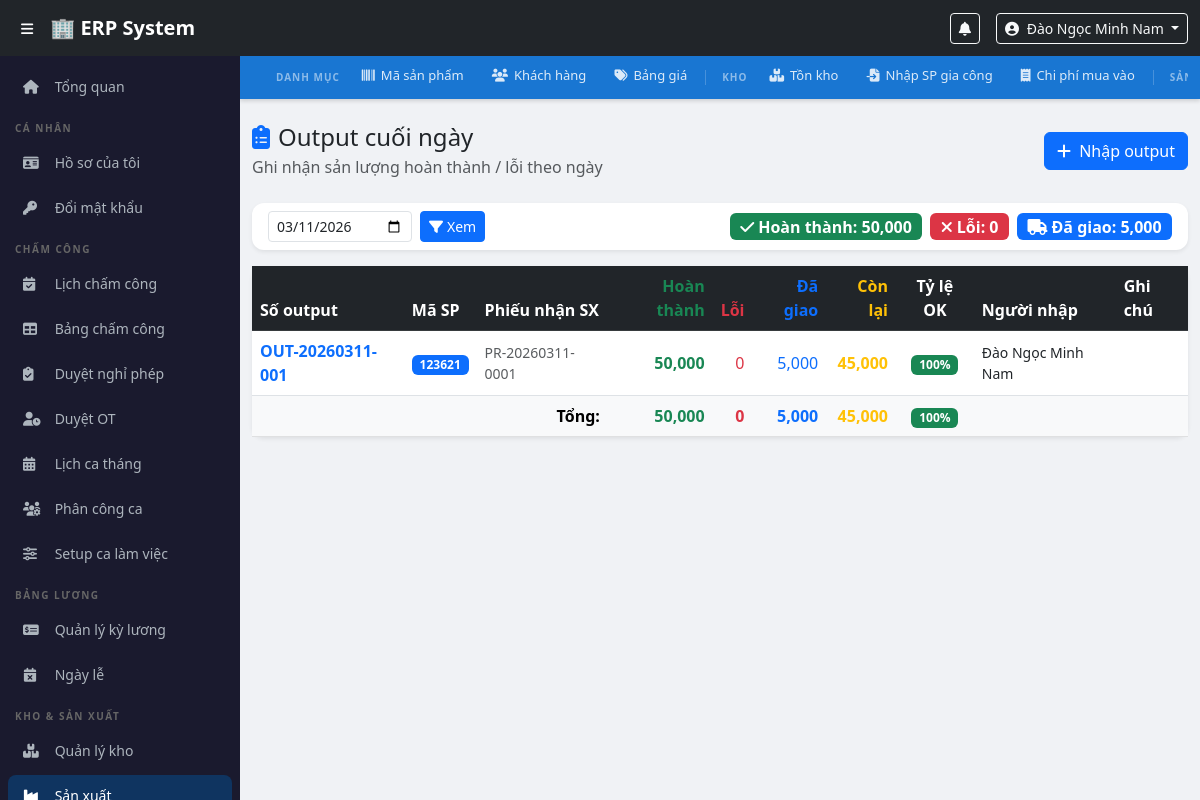
/modules/production/output2.php?date=2026-03-11 (signed in), run on the app's committed database.
### tables this page shows
CREATE TABLE `production_outputs` (
  `id` int(11) NOT NULL,
  `output_no` varchar(30) NOT NULL,
  `output_date` date NOT NULL,
  `production_receipt_id` int(11) NOT NULL,
  `product_code_id` int(11) NOT NULL,
  `description` varchar(500) DEFAULT NULL,
  `quantity_completed` decimal(15,2) NOT NULL DEFAULT 0.00,
  `quantity_defect` decimal(15,2) NOT NULL DEFAULT 0.00,
  `quantity_delivered` decimal(15,2) NOT NULL DEFAULT 0.00,
  `note` text DEFAULT NULL,
  `created_by` int(11) DEFAULT NULL,
  `created_at` timestamp NOT NULL DEFAULT current_timestamp(),
  `updated_at` timestamp NOT NULL DEFAULT current_timestamp() ON UPDATE current_timestamp()
);

CREATE TABLE `users` (
  `id` int(11) NOT NULL,
  `employee_code` varchar(20) NOT NULL,
  `full_name` varchar(100) NOT NULL,
  `username` varchar(50) NOT NULL,
  `password_hash` varchar(255) NOT NULL,
  `email` varchar(100) DEFAULT NULL,
  `phone` varchar(20) DEFAULT NULL,
  `role_id` int(11) NOT NULL,
  `department_id` int(11) DEFAULT NULL,
  `is_active` tinyint(1) DEFAULT 1,
  `created_at` timestamp NOT NULL DEFAULT current_timestamp()
);

CREATE TABLE `product_codes` (
  `id` int(11) NOT NULL,
  `product_code` varchar(50) NOT NULL,
  `description` varchar(500) NOT NULL,
  `unit` varchar(20) DEFAULT 'cái',
  `category` varchar(100) DEFAULT NULL,
  `is_active` tinyint(1) DEFAULT 1,
  `created_by` int(11) DEFAULT NULL,
  `created_at` timestamp NOT NULL DEFAULT current_timestamp(),
  `updated_at` timestamp NOT NULL DEFAULT current_timestamp() ON UPDATE current_timestamp()
);

CREATE TABLE `production_receipts` (
  `id` int(11) NOT NULL,
  `receipt_no` varchar(30) NOT NULL,
  `receipt_date` date NOT NULL,
  `warehouse_import_id` int(11) NOT NULL,
  `product_code_id` int(11) NOT NULL,
  `description` varchar(500) DEFAULT NULL,
  `quantity_received` decimal(15,2) NOT NULL DEFAULT 0.00,
  `note` text DEFAULT NULL,
  `created_by` int(11) DEFAULT NULL,
  `created_at` timestamp NOT NULL DEFAULT current_timestamp(),
  `updated_at` timestamp NOT NULL DEFAULT current_timestamp() ON UPDATE current_timestamp()
);

### config/auth.php (called while the page is built, shortened)
<?php
function currentUser() {
    return [
        'id'          => $_SESSION['user_id']   ?? null,
        'full_name'   => $_SESSION['full_name'] ?? '',
        'username'    => $_SESSION['username']  ?? '',
        'role'        => $_SESSION['role']      ?? '',
        'role_name'   => $_SESSION['role_name'] ?? '',
        'employee_code' => $_SESSION['employee_code'] ?? '',
        'department_id' => $_SESSION['department_id'] ?? null,
    ];
}
?>

### modules/production/output2.php (the view, shortened to what this page needs)
<?php
require_once $_SERVER['DOCUMENT_ROOT'] . '/erp/config/auth.php';
$pdo  = getDBConnection();
$filterDate = $_GET['date'] ?? date('Y-m-d');
$outputs = $pdo->prepare("
    SELECT po.*,
           pc.product_code, pc.description AS product_desc, pc.unit,
           pr.receipt_no,
           u.full_name AS created_by_name,
           COALESCE(SUM(dni.quantity), 0) AS qty_delivered_actual
    FROM production_outputs po
    JOIN product_codes pc       ON po.product_code_id       = pc.id
    JOIN production_receipts pr ON po.production_receipt_id = pr.id
    LEFT JOIN users u           ON po.created_by            = u.id
    LEFT JOIN delivery_note_items dni ON dni.production_output_id = po.id
    WHERE po.output_date = ?
    GROUP BY po.id
    ORDER BY po.created_at DESC
");
$outputs->execute([$filterDate]);
$outputs = $outputs->fetchAll(PDO::FETCH_ASSOC);
$totalOK        = array_sum(array_column($outputs, 'quantity_completed'));
$totalNG        = array_sum(array_column($outputs, 'quantity_defect'));
$totalDelivered = array_sum(array_column($outputs, 'qty_delivered_actual'));
include $_SERVER['DOCUMENT_ROOT'] . '/erp/includes/header.php';
include $_SERVER['DOCUMENT_ROOT'] . '/erp/includes/sidebar.php';
?>
<div class="main-content">
<?php include $_SERVER['DOCUMENT_ROOT'] . '/erp/includes/warehouse_nav.php'; ?>
<div class="container-fluid py-4">
    <div class="d-flex justify-content-between align-items-center mb-4">
        <div>
            <h4 class="mb-1">
                <i class="fas fa-clipboard-list me-2 text-primary"></i>Output cuối ngày
            </h4>
            <p class="text-muted mb-0">Ghi nhận sản lượng hoàn thành / lỗi theo ngày</p>
        </div>
        <button class="btn btn-primary" data-bs-toggle="modal" data-bs-target="#modalOutput">
            <i class="fas fa-plus me-1"></i> Nhập output
        </button>
    </div>
    <div class="card border-0 shadow-sm mb-3">
        <div class="card-body py-2">
            <form class="row g-2 align-items-center" method="GET">
                <div class="col-auto">
                    <input type="date" name="date" class="form-control form-control-sm"
                           value="<?= htmlspecialchars($filterDate) ?>">
                </div>
                <div class="col-auto">
                    <button type="submit" class="btn btn-sm btn-primary">
                        <i class="fas fa-filter me-1"></i>Xem
                    </button>
                </div>
                <?php if ($totalOK + $totalNG > 0): ?>
                <div class="col-auto ms-auto">
                    <span class="badge bg-success fs-6 me-1">
                        <i class="fas fa-check me-1"></i>Hoàn thành: <?= number_format($totalOK) ?>
                    </span>
                    <span class="badge bg-danger fs-6 me-1">
                        <i class="fas fa-times me-1"></i>Lỗi: <?= number_format($totalNG) ?>
                    </span>
                    <span class="badge bg-primary fs-6">
                        <i class="fas fa-truck me-1"></i>Đã giao: <?= number_format($totalDelivered) ?>
                    </span>
                </div>
                <?php endif; ?>
            </form>
        </div>
    </div>
    <div class="card border-0 shadow-sm">
        <div class="card-body p-0">
            <div class="table-responsive">
                <table class="table table-hover align-middle mb-0">
                    <thead class="table-dark">
                        <tr>
                            <th>Số output</th>
                            <th>Mã SP</th>
                            <th>Phiếu nhận SX</th>
                            <th class="text-end text-success">Hoàn thành</th>
                            <th class="text-end text-danger">Lỗi</th>
                            <th class="text-end text-primary">Đã giao</th>
                            <th class="text-end text-warning">Còn lại</th>
                            <th class="text-center">Tỷ lệ OK</th>
                            <th>Người nhập</th>
                            <th>Ghi chú</th>
                        </tr>
                    </thead>
                    <tbody>
                    <?php if (empty($outputs)): ?>
                        <tr><td colspan="10" class="text-center text-muted py-4">Chưa có output nào</td></tr>
                    <?php else: ?>
                        <?php foreach ($outputs as $o):
                            $total     = $o['quantity_completed'] + $o['quantity_defect'];
                            $rate      = $total > 0 ? round($o['quantity_completed'] / $total * 100, 1) : 0;
                            $remaining = $o['quantity_completed'] - $o['qty_delivered_actual'];
                        ?>
                        <tr>
                            <td class="text-primary fw-semibold"><?= htmlspecialchars($o['output_no']) ?></td>
                            <td><span class="badge bg-primary"><?= htmlspecialchars($o['product_code']) ?></span></td>
                            <td class="small text-muted"><?= htmlspecialchars($o['receipt_no']) ?></td>
                            <td class="text-end fw-bold text-success"><?= number_format($o['quantity_completed']) ?></td>
                            <td class="text-end text-danger"><?= number_format($o['quantity_defect']) ?></td>
                            <td class="text-end text-primary"><?= number_format($o['qty_delivered_actual']) ?></td>
                            <td class="text-end fw-bold <?= $remaining > 0 ? 'text-warning' : 'text-muted' ?>">
                                <?= number_format(max(0, $remaining)) ?>
                            </td>
                            <td class="text-center">
                                <span class="badge bg-<?= $rate>=95?'success':($rate>=80?'warning':'danger') ?>">
                                    <?= $rate ?>%
                                </span>
                            </td>
                            <td class="small"><?= htmlspecialchars($o['created_by_name'] ?? '—') ?></td>
                            <td class="small text-muted"><?= htmlspecialchars($o['note'] ?? '—') ?></td>
                        </tr>
                        <?php endforeach; ?>
                    <?php endif; ?>
                    </tbody>
                    <?php if (!empty($outputs)): ?>
                    <tfoot class="table-light fw-bold">
                        <tr>
                            <td colspan="3" class="text-end">Tổng:</td>
                            <td class="text-end text-success"><?= number_format($totalOK) ?></td>
                            <td class="text-end text-danger"><?= number_format($totalNG) ?></td>
                            <td class="text-end text-primary"><?= number_format($totalDelivered) ?></td>
                            <td class="text-end text-warning">
                                <?= number_format(max(0, $totalOK - $totalDelivered)) ?>
                            </td>
                            <td class="text-center">
                                <?php $r = ($totalOK+$totalNG)>0
                                    ? round($totalOK/($totalOK+$totalNG)*100,1) : 0; ?>
                                <span class="badge bg-<?= $r>=95?'success':($r>=80?'warning':'danger') ?>">
                                    <?= $r ?>%
                                </span>
                            </td>
                            <td colspan="2"></td>
                        </tr>
                    </tfoot>
                    <?php endif; ?>
                </table>
            </div>
        </div>
    </div>
</div>
</div>
<?php include $_SERVER['DOCUMENT_ROOT'] . '/erp/includes/footer.php'; ?>

### includes/header.php (shortened to what this page needs)
<?php
$user = currentUser();
?>
<!DOCTYPE html>
<html lang="vi">
<head>
    <link href="https://cdn.jsdelivr.net/npm/bootstrap@5.3.0/dist/css/bootstrap.min.css" rel="stylesheet">
    <link href="https://cdnjs.cloudflare.com/ajax/libs/font-awesome/6.4.0/css/all.min.css" rel="stylesheet">
    <link href="/erp/assets/css/style.css" rel="stylesheet">
</head>
<body>
<nav class="navbar navbar-expand-lg navbar-dark bg-dark fixed-top" style="z-index:1030;">
    <div class="container-fluid">
        <button class="btn btn-sm text-white me-2" id="sidebarToggle">
            <i class="fas fa-bars"></i>
        </button>
        <a class="navbar-brand fw-bold" href="/erp/dashboard.php">🏢 ERP System</a>
        <div class="ms-auto d-flex align-items-center gap-3">
            <div class="dropdown">
                <button class="btn btn-sm btn-outline-light position-relative" data-bs-toggle="dropdown">
                    <i class="fas fa-bell"></i>
                </button>
            </div>
            <div class="dropdown">
                <button class="btn btn-sm btn-outline-light dropdown-toggle" data-bs-toggle="dropdown">
                    <i class="fas fa-user-circle me-1"></i>
                    <?= htmlspecialchars($user['full_name']) ?>
                </button>
            </div>
        </div>
    </div>
</nav>

### assets/css/style.css (style rules this page uses)
body { padding-top: 56px; background: #f0f2f5; font-family: 'Segoe UI', sans-serif; }
.main-content { margin-left: 240px; transition: margin-left 0.3s; min-height: calc(100vh - 56px); }
.card { border-radius: 12px !important; }

### data on the page
production_outputs: users.full_name "Đào Ngọc Minh Nam", output_no "OUT-20260311-001", product_code.product_code "123621", production_receipt.receipt_no "PR-20260311-0001", quantity_completed "50,000", quantity_defect "0", qty_delivered_actual "5,000", max(0, $remaining) "45,000", rate "100"

### other printed values
$totalOK "50,000"
$totalNG "0"
$totalDelivered "5,000"
max(0, $totalOK - $totalDelivered) "45,000"
$r "100"
